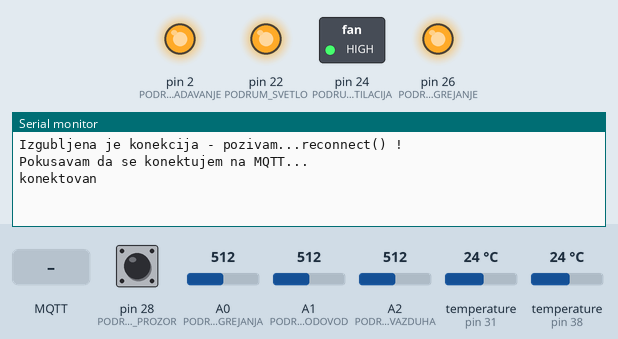
Simulated run of this sketch. Board: Arduino Mega 2560, built with avr-gcc and run on an emulated ATmega2560. Shown: switched loads named in the sketch (green lamp = pin HIGH), output pins drawn as LEDs (lit = HIGH), the last lines printed to the serial monitor. The inputs (shaded band) are chosen by the test bench; at power-on: pin 28 (PODRUM_PROZOR) HIGH, A0 (PODRUM_NIVO_VODE_GREJANJA) = 512, A1 (PODRUM_PRITISAK_VODOVOD) = 512, A2 (PODRUM_KVALIET_VAZDUHA) = 512, temperature (sensors on pin 31, pin 38) 24 °C. WiFi joins after 1.5 s; servers stay silent unless stated; random numbers use the default seed unless the sketch sets one; no MQTT or app messages arrive unless stated.

Above: at 2.7 s.
2.8 s: MQTT message "kuca/Podrum/sv1" arrives on the first subscribed topic
At 5.2 s:
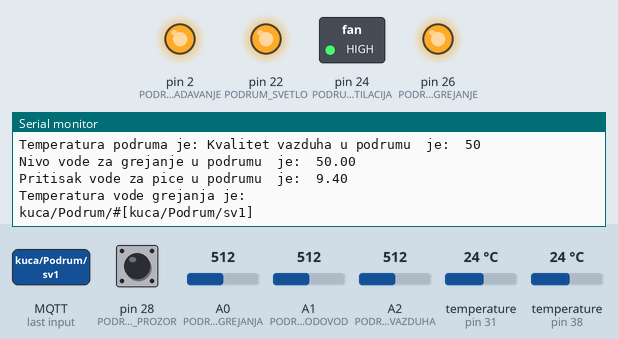
5.4 s: MQTT message "on" arrives on the first subscribed topic
At 6.6 s:
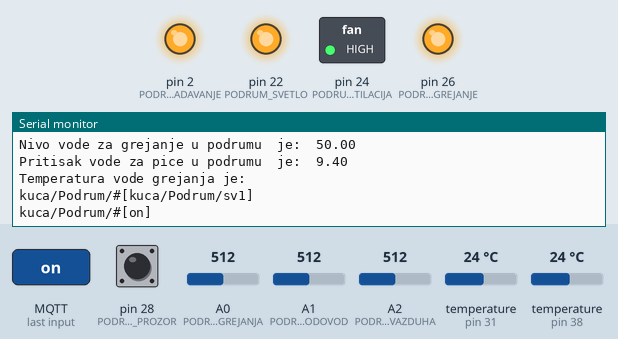
8.5 s: MQTT message "1" arrives on the first subscribed topic
At 9.8 s:
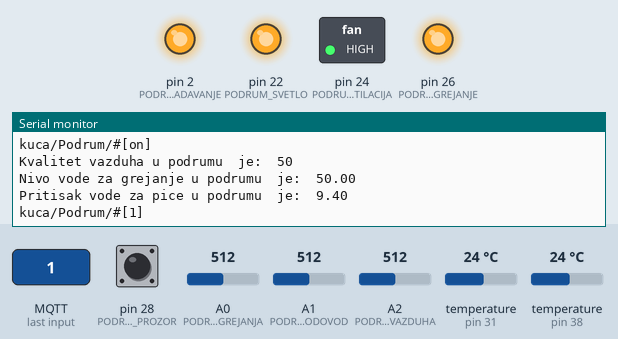

Measured:
- after the input at 2.8 s, the serial monitor: prints a new line after 2.0 s (image 1)
- after the input at 5.4 s, the serial monitor: prints a new line after 0.38 s (image 2)
- after the input at 8.5 s, the serial monitor: prints a new line after 0.34 s (image 3)

The sketch:

PODRUM_NOD_30102017.ino
```cpp
/*
 Reconnecting MQTT example - non-blocking
 This sketch demonstrates how to keep the client connected
 using a non-blocking reconnect function. If the client loses
 its connection, it attempts to reconnect every 5 seconds
 without blocking the main loop.
 03.06.2016. - SA E5CN-a
 15.07.2016.
 19.07.2016. - Probano radi sve ! Dodat je i izlaz 36 sa Arduino Mega na Rele4 ali se ne koristi
 15.08.2016 -  Dodato i dobro ocitavanje pritiska vode 0-25bar.
 26.10.2017 -  revizija - izbaceno DHT22 a ubacena jos jedna sonda DS18B20

Probano i radi bez diskonektovanja !!!!! :P
*/

#include <SPI.h>
#include <Ethernet.h>
#include <PubSubClient.h>
#include <OneWire.h>
#include <DallasTemperature.h>
#include <SoftwareSerial.h>

//#include <Wire.h>  // Comes with Arduino IDE
//#include "DHT.h"

// IZLAZI

#define PODRUM_SVETLO           22
#define PODRUM_VENTILACIJA      24
#define PODRUM_GREJANJE         26
#define PODRUM_JUNE_ZADAVANJE   2

//  ULAZI

#define PODRUM_PROZOR                    28
#define PODRUM_NIVO_VODE_GREJANJA        A0
#define PODRUM_PRITISAK_VODOVOD          A1
#define PODRUM_TEMP_PODRUMA              31  // Senzor DS18B20
#define PODRUM_TEMP_GREJANJE             38  // Senzor DS18B20
#define PODRUM_KVALIET_VAZDUHA           A2  // Senzor za gas MQ-2


// SWF , 9600, 8 Bit, 1 Stop, NoNe Parity, 1 Address
#define TX_ENABLE_PIN 35         // define the EIA-485 transmit driver pin ( RE + DE pin's modules)
SoftwareSerial rs485(30, 34);    // SoftwareSerial rs485(RO, DI); pins name on the module

OneWire oneWire1(PODRUM_TEMP_GREJANJE), oneWire2(PODRUM_TEMP_PODRUMA);
DallasTemperature DS18B20_G(&oneWire1), DS18B20_P(&oneWire2);

byte mac[]    = {  0xDE, 0xED, 0xBA, 0xFE, 0xFE, 0xED };
IPAddress ip(192, 168, 1, 30);
IPAddress server(192, 168, 1, 100);

long lastMsg = 0;
int  value = 0;

long lastMsg1 = 0;
int  value1 = 0;

char Buf[10];

float tempG;
float tempOldG = 0;

float tempP;
float tempOldP = 0;

float vodaPice;

int ko1=1;      // Kontakt prozora u podrumu
int old_ko1=0;

int Tpomocni, TpomocniStaro;  // Temperatura E5CN

//******* E5CN ****************************************************


   char msgE[] = {'@','0','1','W','S','0','1', '1','6','3','2','4','2','*','\r'}; // podatak za temperaturu 163.2 C za testiranje


   char msgRbuf[50];
   byte crcR;
   int  dig1,dig2,dig3,dig4, u;
   int  aUlaz=0, aUlazStaro ;


//************************************************************************************

EthernetClient ethClient;
PubSubClient client(ethClient);

void callback(char* topic, byte* payload, unsigned int length) {
    int i=0;
    char message_buff[100];

    for (int i = 0; i < length; i++) {
       message_buff[i] = (char)payload[i];
//     Serial.print((char)payload[i]);
    }

    payload[length] = '\0';
    String strPayload = String((char*)payload);

   Serial.println("");
   Serial.print(String((char*)topic));
   Serial.print("[");
   Serial.print(strPayload);
   Serial.println("]");


 if (String((char*)topic) == "kuca/Podrum/sv1") {         // Svetlo u podrumu
      if (strPayload == "on") {
        digitalWrite(PODRUM_SVETLO,LOW);
        Serial.println("Ukljuceno je svetlo u podrumu");
                              }
       else       {
        digitalWrite(PODRUM_SVETLO,HIGH);
        Serial.println("Iskljuceno je svetlo u podrumu");
                  }
 }

if (String((char*)topic) == "kuca/Podrum/sv2") {         // Ventilacija u podrumu
      if (strPayload == "on") {
        digitalWrite(PODRUM_VENTILACIJA,LOW);
        Serial.println("Ukljucena je ventilacija u podrumu");
                              }
       else       {
        digitalWrite(PODRUM_VENTILACIJA,HIGH);
        Serial.println("Iskljucena je ventilacija u podrumu");
                  }
 }


if (String((char*)topic) == "kuca/Podrum/sv3") {         // Grejanje / Pec JUNE
      if (strPayload == "on") {
        digitalWrite(PODRUM_GREJANJE,LOW);
        Serial.println("Ukljuceno je grejanje peci JUNE");
                              }
       else       {
        digitalWrite(PODRUM_GREJANJE,HIGH);
        Serial.println("Iskljuceno je grejanje peci JUNE");
                  }
 }


 if (String((char*)topic) == "kuca/Podrum/VoGrejSet") {  // Zadavanje temperature - kotao JUNE

       Serial.println("");
       Tpomocni = strPayload.toInt();
       Serial.print("Zadata temperatura vode grejanja - kotao JUNE : ");
       Serial.print(strPayload.toInt());
       Serial.println("");

           }


}


boolean reconnect() {
  // Loop until we're reconnected
  while (!client.connected()) {
          Serial.println("Pokusavam da se konektujem na MQTT...");
          client.connect("Klijent_Podrum");
          delay(10);
          // Attempt to connect
    if (client.connect("Klijent_Podrum")) {
        Serial.println("konektovan");
         // Once connected, publish an announcement...
        client.publish("Klijent_Podrum", "Klijent PODRUM je konektovan");
         // ... and resubscribe
        client.subscribe("kuca/Podrum/#");
    } else {
      Serial.print("greska, rc=");
      Serial.print(client.state());
      Serial.println(" pokusacu ponovo za 2 sekunde");
      // Wait 3 seconds before retrying
      delay(2000);
    }
  }
return client.connected();


/*
  if (client.connect("Klijent_Podrum")) {

    // Once connected, publish an announcement...

    client.publish("Klijent_Podrum","Klijent PODRUM je konektovan");
    Serial.println("Klijent PODRUM je konektovan");
    // ... and resubscribe
    client.subscribe("kuca/Podrum/#");
  }
  return client.connected();
 */
}

void setup()
{
  pinMode(PODRUM_SVETLO,         OUTPUT);
  pinMode(PODRUM_VENTILACIJA,    OUTPUT);
  pinMode(PODRUM_GREJANJE,       OUTPUT);
  pinMode(PODRUM_JUNE_ZADAVANJE, OUTPUT);

  pinMode(PODRUM_PROZOR,               INPUT_PULLUP);
  pinMode(PODRUM_NIVO_VODE_GREJANJA,   INPUT);
  pinMode(PODRUM_PRITISAK_VODOVOD,     INPUT);
  pinMode(PODRUM_TEMP_PODRUMA,         INPUT_PULLUP);
  pinMode(PODRUM_KVALIET_VAZDUHA,      INPUT);
  pinMode(PODRUM_TEMP_GREJANJE,        INPUT);

// inicijalizacija izlaza - Ugasi sve izlaze

 digitalWrite(PODRUM_SVETLO,         HIGH);
 digitalWrite(PODRUM_VENTILACIJA,    HIGH);
 digitalWrite(PODRUM_GREJANJE,       HIGH);
 digitalWrite(PODRUM_JUNE_ZADAVANJE, HIGH);


  pinMode(TX_ENABLE_PIN, OUTPUT);   // driver output enable
  rs485.begin (9600);               // vitesse com

  Serial.begin(115200);

  client.setServer(server, 1883);
  client.setCallback(callback);

  Ethernet.begin(mac, ip);
  delay(1500);


// Posalji trenutno stanje digitalnih ulaza na openHAB

ko1 = digitalRead(PODRUM_PROZOR);
client.publish("kuca/Podrum/ko1",( ko1 == 1) ? "OPEN" : "CLOSED" );

}

void loop() {

// ***** TEMP E5CN *********
      byte crcR =0;
      char charBuf[16];
      u=0;

     dig1= 0;
     dig2= Tpomocni / 10;
     dig3= Tpomocni % 10;
     dig4= 0;

     msgE[7] =  '48';
     msgE[8] =  dig2+48;
     msgE[9] =  dig3+48;
     msgE[10]=  '48';

// ********************* CRC kalkulacija *************************

  byte m = msgE[0] ^ msgE[1]^ msgE[2] ^ msgE[3] ^ msgE[4] ^ msgE[5] ^ msgE[6] ^ msgE[7] ^ msgE[8] ^ msgE[9] ^ msgE[10];  // Decimalno

  String m1=String(m,HEX);
  m1.toUpperCase();

  String msgT1= String("@01WS01");
  String msgT2= String(dig1);  // broj 0
  String msgT3= String(dig2);  // prva cifra temperature
  String msgT4= String(dig3);  // druga cifra temperature
  String msgT5= String(dig4);  // broj 0
  String msgT6= String("*\r\0");

  String msgT= msgT1 + msgT2 + msgT3 + msgT4 + msgT5 +m1 +msgT6 ;

  msgT.toCharArray(charBuf, 16) ;

//******** Zadavanje  TEMPERATURE ******************************

if (Tpomocni != TpomocniStaro)  {

  digitalWrite (TX_ENABLE_PIN, HIGH);   // Omoguci slanje ZADATE TEMPERATURE
  delay(30);
  Serial.println("");
  Serial.print("Salje na rs485: ");

    for (int k = 0; k < 15; k++) {
       Serial.print(charBuf[k]);
       rs485.write(charBuf[k]);
                                 }
}

  TpomocniStaro = Tpomocni;

//************************************************************************
  if (!client.connected()) {
    Serial.println("Izgubljena je konekcija - pozivam...reconnect() !");
    reconnect();
    delay(100);
        }

//******* Da li je prozor u podrumu  otvoren ili zatvorena ? *************

  ko1 = digitalRead(PODRUM_PROZOR);
  if ( old_ko1 != ko1) {
          client.publish("kuca/Podrum/ko1",( ko1 == 1) ? "OPEN" : "CLOSED" );
      }
     old_ko1 = ko1;
//**********************************************************************
//****** Petlja za slanje podataka na 3 sekunde ************************

 long now = millis();
  if (now - lastMsg > 3000) {
    lastMsg = now;
    ++value;

//****** Saljem temperaturu podruma ***********************************

          do {
          DS18B20_P.requestTemperatures();
          tempP = DS18B20_P.getTempCByIndex(0);
//        Serial.print("Temperatura podruma je : ");
//        Serial.println(temp);
          delay(10);
        } while (tempP == 85.0 || tempP == (-127.0));


  if (tempOldP != tempP) {
         client.publish("kuca/tempPod",dtostrf(tempP,4,2,Buf));
         Serial.print("Temperatura podruma je: ");
         }
      tempOldP = tempP;

//***********************************************************
//****** Saljem Kvalitet vazduha u podrumu   ****************

  int vazduh = analogRead(PODRUM_KVALIET_VAZDUHA) / 10.24;  // Skalirano od 0 - 100%
  client.publish("kuca/kvaPod", dtostrf(vazduh,4,2,Buf));
  Serial.print("Kvalitet vazduha u podrumu  je:  ");
  Serial.println(vazduh);

//  snprintf (vazduhCh, 75, "%ld", vazduh);

//****** Saljem Nivo vode grejanja u podrumu ****************

  float vodaGrej = analogRead(PODRUM_NIVO_VODE_GREJANJA) / 10.24;  // Skalirano od 0 - 100%
  client.publish("kuca/nivoVoGrej", dtostrf(vodaGrej,4,2,Buf));
  Serial.print("Nivo vode za grejanje u podrumu  je:  ");
  Serial.println(vodaGrej);

//****** Saljem Pritisak vode za pice u podrumu *************

if (analogRead(PODRUM_PRITISAK_VODOVOD)>204) {

  float vodaPice = (analogRead(PODRUM_PRITISAK_VODOVOD) - 204) / 32.76; // Skalirano od 0 - 25bar
  client.publish("kuca/pritVoPice", dtostrf(vodaPice,4,2,Buf));
  Serial.print("Pritisak vode za pice u podrumu  je:  ");
  Serial.println(vodaPice);

      }

else  {

  vodaPice = 0;  // U koliko je struja manja od 4mA
  client.publish("kuca/pritVoPice", dtostrf(vodaPice,4,2,Buf));
  Serial.print("Pritisak vode za pice u podrumu  je:  ");
  Serial.println(vodaPice);
}

//****** Saljem temperaturu grejanja peci VAILLANT *************

          do {
          DS18B20_G.requestTemperatures();
          tempG = DS18B20_G.getTempCByIndex(0);
//        Serial.print("Temperatura grejanja je : ");
//        Serial.println(temp);
          delay(10);
        } while (tempG == 85.0 || tempG == (-127.0));


  if (tempOldG != tempG) {
         client.publish("kuca/tempVoGrej",dtostrf(tempG,4,2,Buf));
         Serial.print("Temperatura vode grejanja je: ");
         }
      tempOldG = tempG;

//*****************************************************************************************
//******** Javi openHAB-u da si ziv :)*****************************************************

  client.publish("kuca/Podrum/NodPodRandom",dtostrf(random(0,10),1,0,Buf) );

  }
//***** Na svakih 1 minut uploduj sa openHAB-a trenutna stanja 10000 = 1.40 minuta ********

long now1 = millis();
  if (now1 - lastMsg1 > 100000) {
    lastMsg1 = now1;
    ++value1;

    client.subscribe("kuca/Podrum/#");

     }

  client.loop();
  delay(500);
}
```
